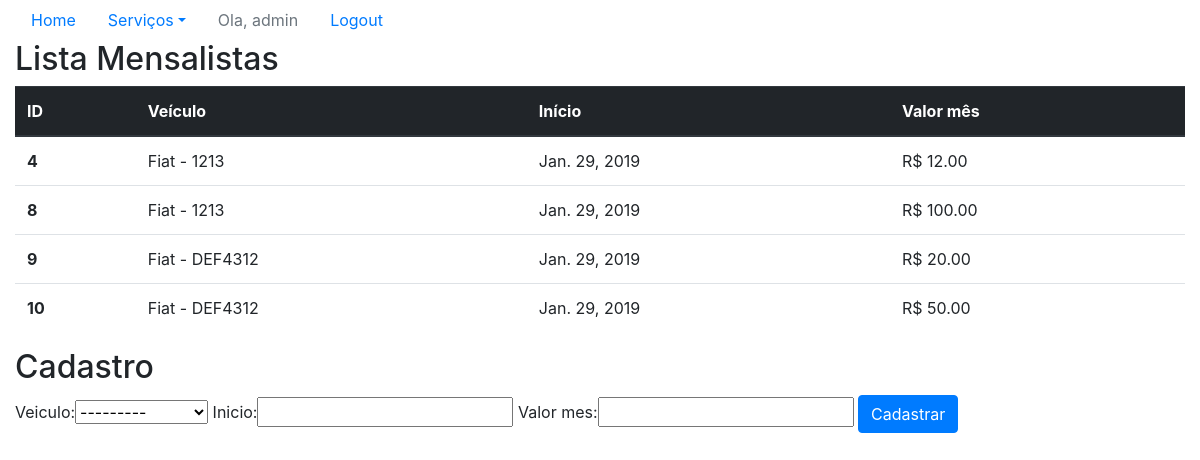
Screenshot of /sistema/mensalistas/ (signed in) with the database file from the repository.
### core/models.py (models this page shows, shortened)
class Mensalista(models.Model):
    veiculo = models.ForeignKey(Veiculo, on_delete=models.CASCADE)
    inicio = models.DateField()
    valor_mes = models.DecimalField(max_digits=6, decimal_places=2)

class Veiculo(models.Model):
    marca = models.ForeignKey(Marca, on_delete=models.CASCADE)
    placa = models.CharField(max_length=7)
    proprietario = models.ForeignKey(Pessoa, on_delete=models.CASCADE)
    cor = models.CharField(max_length=15)
    observacoes = models.TextField()
    def __str__(self):
        return self.marca.nome + ' - ' + self.placa

class Marca(models.Model):
    nome = models.CharField(max_length=50)

### core/views.py (the view)
# urls.py: path('mensalistas/', lista_mensalista,
@login_required
def lista_mensalista(request):
    mensalistas = Mensalista.objects.all
    form = MensalistaForm()
    data = {'mensalistas': mensalistas, 'form': form}
    return render(request, 'core/lista_mensalistas.html', data)

### core/form.py
class MensalistaForm(ModelForm):
    class Meta:
        model = Mensalista
        fields = '__all__'

### core/templates/core/lista_mensalistas.html (shortened to what this page needs)
<!DOCTYPE html>
{% extends 'base.html' %}
{% load bootstrap %}
{% block menu %}
<ul class="nav nav-pills">
    <li class="nav-item">
        <a class="nav-link" href="{% url 'core_home' %}">Home</a>
    </li>
    <li class="nav-item dropdown">
        <a class="nav-link dropdown-toggle" data-toggle="dropdown" href="#" role="button" aria-haspopup="true" aria-expanded="false">Serviços</a>
    </li>
    {% if user.is_authenticated %}
        <li class="nav-item">
            <a class="nav-link disabled" href="#">Ola, {{ user }}</a>
        </li>
        <li class="nav-item">
            <a class="nav-link" href="{% url 'logout' %}">Logout</a>
        </li>
    {% else %}
        <li class="nav-item">
            <a class="nav-link" href="{% url 'login' %}">Login</a>
        </li>
    {% endif %}
</ul>
{% endblock %}
{% block main %}
    <h2>Lista Mensalistas</h2>
    <table class="table">
            <thead class="thead-dark">
              <tr>
                <th scope="col">ID</th>
                <th scope="col">Veículo</th>
                <th scope="col">Início</th>
                <th scope="col">Valor mês</th>
              </tr>
            </thead>
            <tbody>
                {% for mensalista in mensalistas %}
                <tr>
                <th scope="row">{{ mensalista.id }}</th>
                <td>{{ mensalista.veiculo }}</td>
                <td>{{ mensalista.inicio }}</td>
                <td>R$ {{ mensalista.valor_mes }}</td>
                </tr>
                {% endfor %}
            </tbody>
        </table>
        <form action="{% url 'core_mensalista_novo' %}" method="POST">
        <h2>Cadastro</h2>
        {{ form|bootstrap }}
        <button type="submit" class="btn btn-primary">Cadastrar</button>
    </form>
{% endblock %}

### rows the page displays
Mensalista: id "4", veiculo "Fiat - 1213", inicio "Jan. 29, 2019", valor_mes "12.00"
Mensalista: id "8", veiculo "Fiat - 1213", inicio "Jan. 29, 2019", valor_mes "100.00"
Mensalista: id "9", veiculo "Fiat - DEF4312", inicio "Jan. 29, 2019", valor_mes "20.00"
Mensalista: id "10", veiculo "Fiat - DEF4312", inicio "Jan. 29, 2019", valor_mes "50.00"

### other values shown
{{ user }} "admin"
